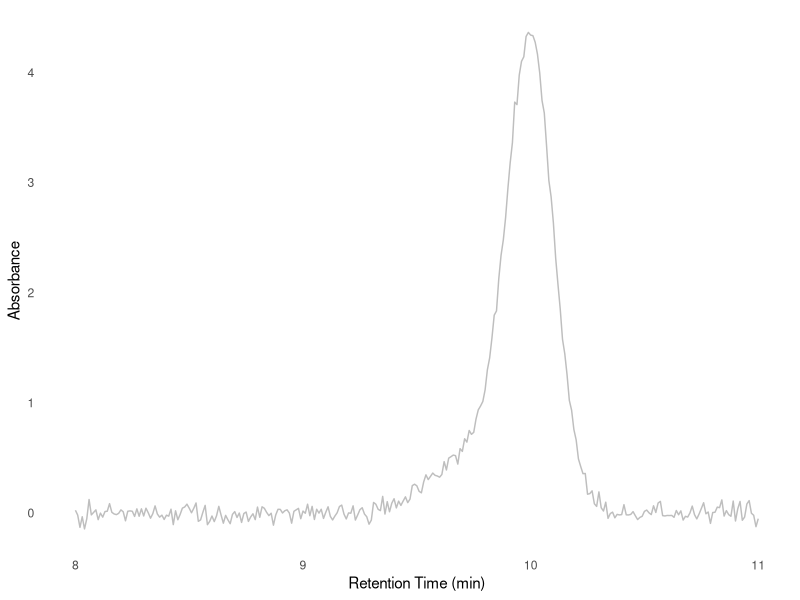
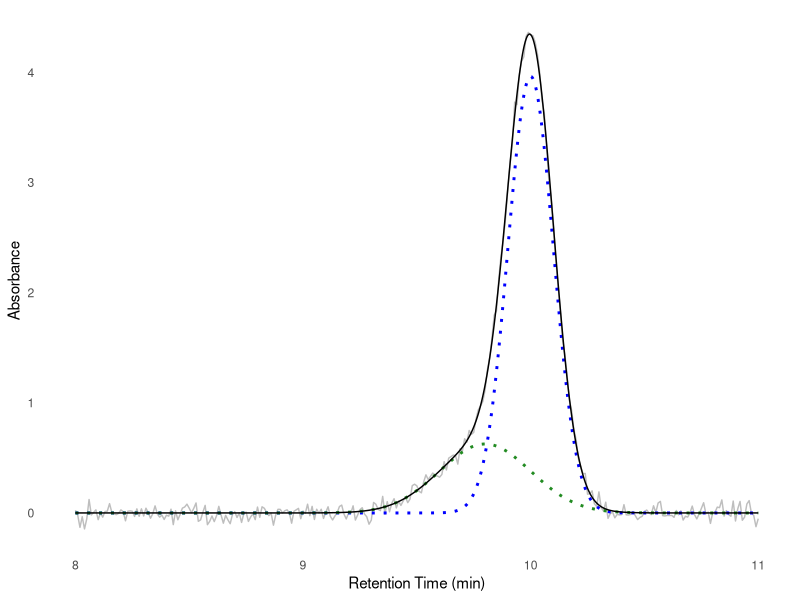

Here is the R script that generated these plots, in order:
## ---- chunk 1
#| echo: false
#| warning: false
#| message: false
#| label: fig-example-data
#| fig-cap: Example data of a mixture between a protein and a Fab.

library(tidyverse)

example_trace <- tibble(
        rt = -100:200/100 + 9,
        signal = dnorm(rt, mean = 10, sd = 0.1) + 0.3 * dnorm(rt, mean = 9.8, sd = 0.2),
        noise = rnorm(301, sd = 0.05)
    ) |>
    mutate(signal = signal + noise)

data_plot <- example_trace |>
    ggplot(aes(rt, signal)) +
    theme_minimal() +
    theme(
        panel.grid.major = element_blank(),
        panel.grid.minor = element_blank()
    ) +
    geom_line(color = 'grey') +
    labs(
        x = 'Retention Time (min)',
        y = 'Absorbance'
    )

data_plot
## ---- chunk 2
# ub for unbound, b for bound
ub_rt <- 10
b_rt <- 9.8

# nls needs initial starting values,
# which we can eyeball.
# In this case it looks like our
# peak is mostly the unbound part
guesses <- list(
    'ub_amount' = 0.8, # real: 1.0
    'b_amount' = 0.4, # real: 0.3
    'ub_sd' = 0.15, # real: 0.1
    'b_sd' = 0.3 # real: 0.2
)

results <- nls(
    # This is the mixture model
    formula = 
        signal
        ~ ub_amount * dnorm(
            rt, mean = ub_rt, sd = ub_sd
        )
        + b_amount * dnorm(
            rt, mean = b_rt, sd = b_sd
        ),
    data = example_trace,
    start = guesses
)
## ---- chunk 3
#| label: fig-fitted-gauss
#| fig-cap: Fitted values plotted atop data. Bound and unbound are green and blue respectively, with the additive model in black.
# helper function to extract values
get_val <- function(val_name) {
    coef(results)[[val_name]]
}
# function generator for the gaussians
plot_gauss <- function(scale, mean, sd) {
    \(x) scale * dnorm(x, mean = mean, sd = sd)
}
fit_unbound <- plot_gauss(
            get_val('ub_amount'),
            ub_rt, get_val('ub_sd')
        )
fit_bound <- plot_gauss(
            get_val('b_amount'),
            b_rt, get_val('b_sd')
        )

data_plot + 
    geom_function(
        fun = fit_unbound,
        color = 'blue',
        linetype = 'dotted',
        n = 1000,
        linewidth = 1
    ) +
    geom_function(
        fun = fit_bound,
        color = 'forestgreen',
        linetype = 'dotted',
        n = 1000,
        linewidth = 1
    ) +
    geom_function(
        fun = \(x) fit_unbound(x) + fit_bound(x),
        color = 'black',
        n = 1000
    )
